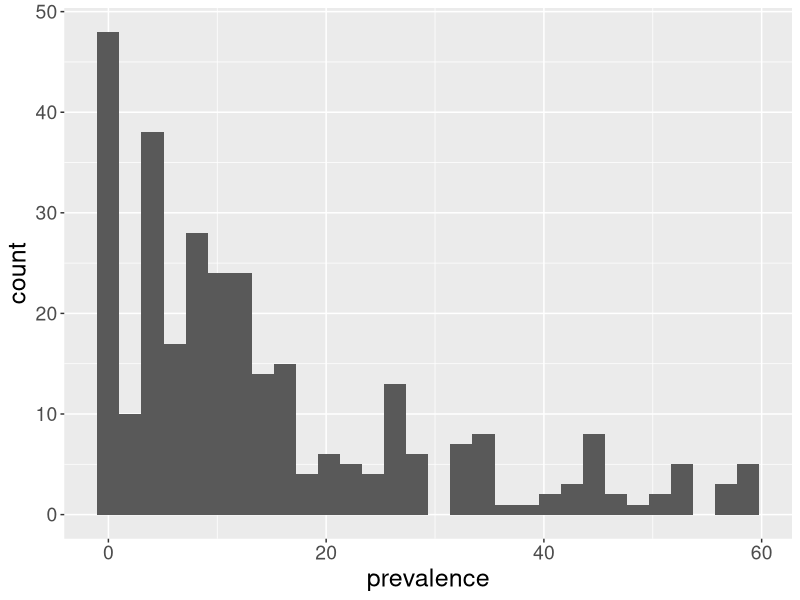
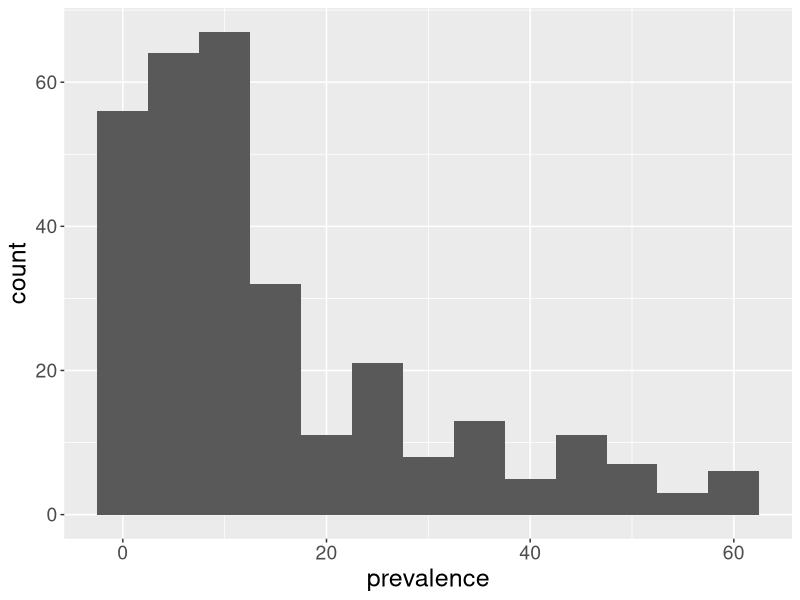
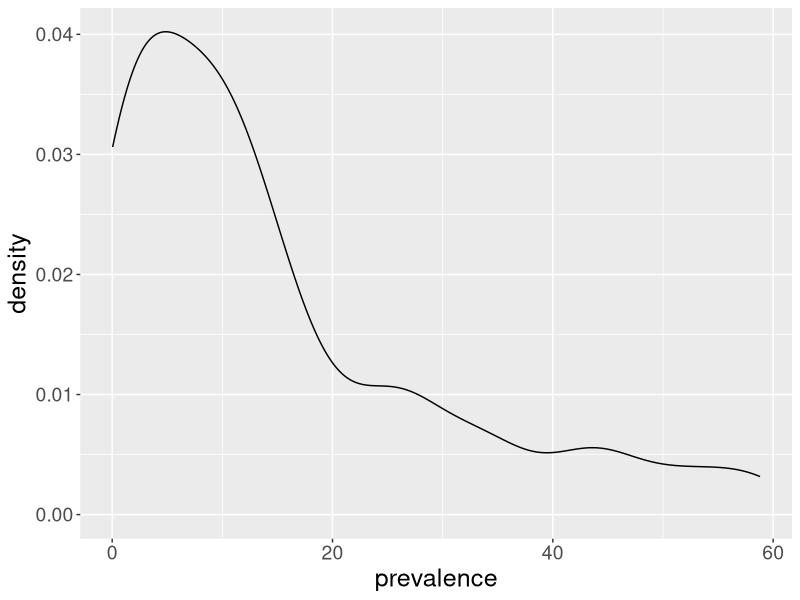
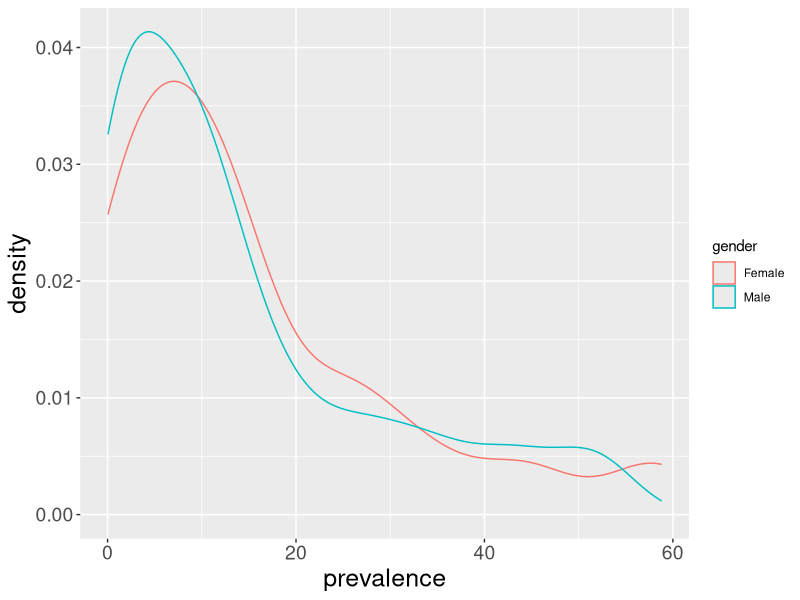
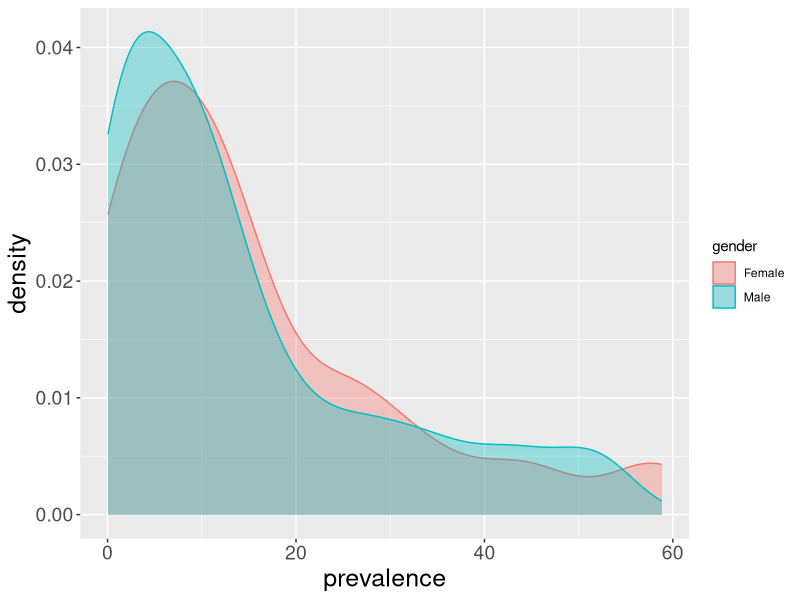
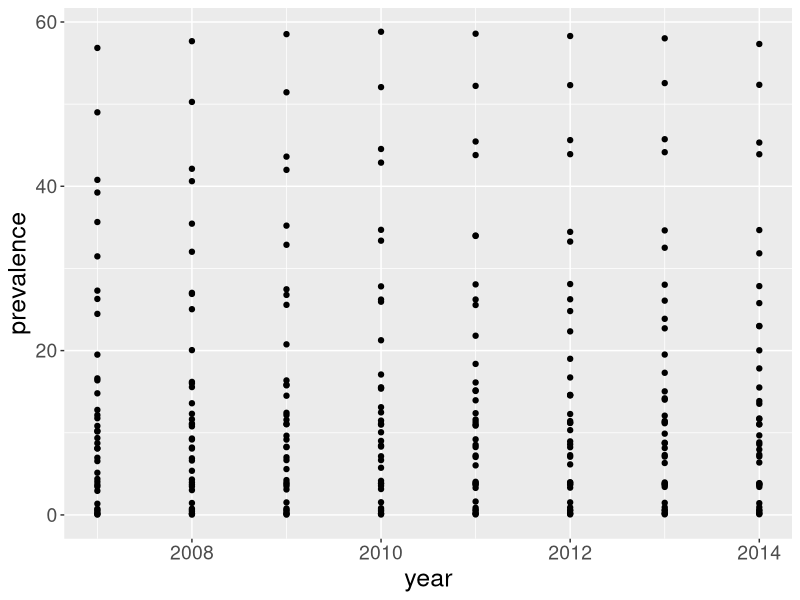
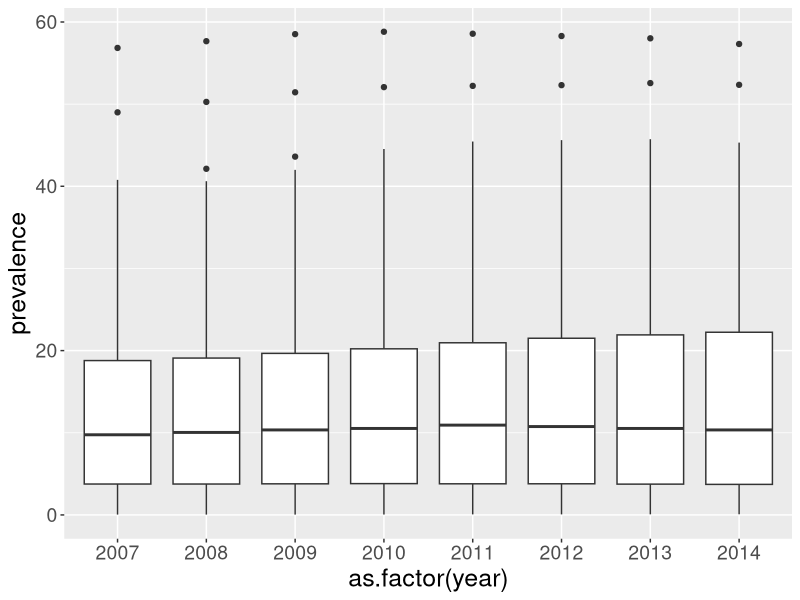
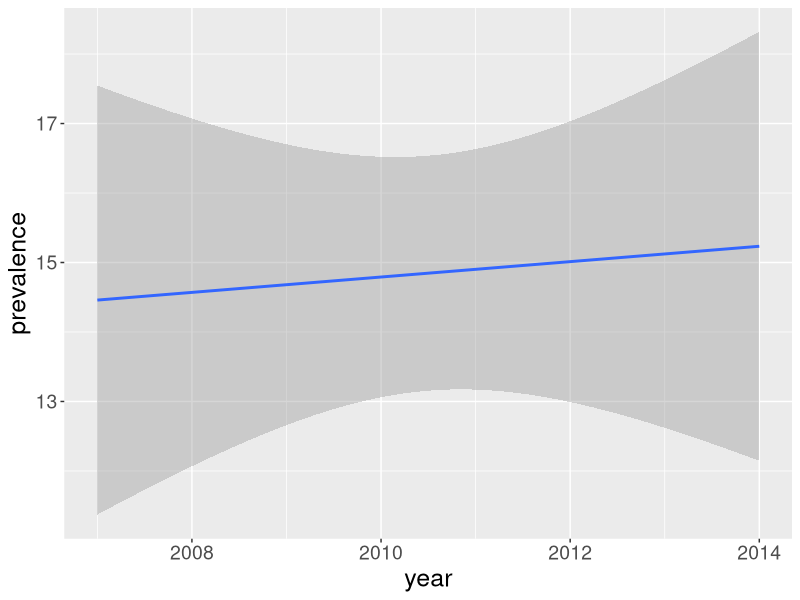

The R script that drew these images, in order:
# ggplot
# https://mnielsen.shinyapps.io/ggplot-slides

## Geoms (One Variable)
library(ggplot2)
ccdat <- read.csv("../chronic-conditions.csv")

new.theme <- theme_update(axis.text = element_text(size=14),
                          axis.title=element_text(size=18))
trim <- function (x) gsub("^\\s+|\\s+$", "", x)
ccdat$state <- trim(ccdat$state)
ccdat$year <- as.numeric(ccdat$year)

alldat <- ccdat[ccdat$age=="All" & ccdat$state=="National",]

ggplot(alldat,aes(x=prevalence)) + geom_histogram()

ggplot(alldat,aes(x=prevalence)) + geom_histogram(binwidth=5)

ggplot(alldat,aes(x=prevalence)) + geom_density()

ggplot(alldat,aes(x=prevalence,color=gender)) + geom_density()

ggplot(alldat,aes(x=prevalence,color=gender,fill=gender)) + geom_density(alpha=0.35)


## Geoms (Two Variables)
ggplot(alldat,aes(x=year,y=prevalence)) + geom_point()

ggplot(alldat,aes(x=as.factor(year),y=prevalence)) + geom_boxplot()

ggplot(alldat,aes(x=year,y=prevalence)) + geom_smooth(method=lm)

ggplot(alldat,aes(x=year,y=prevalence)) + geom_point() + geom_smooth(method=lm)

ggplot(alldat,aes(x=year,y=prevalence,color=chronicCondition)) + geom_point() + geom_line()


## Geoms (Two Variables) cont.
ut.diabetes <- ccdat[ccdat$state=="Utah" &
                     ccdat$age=="All" & 
                     ccdat$chronicCondition=="Diabetes",]

ggplot(ut.diabetes,aes(x=year,y=prevalence,fill=gender)) + geom_bar(stat="identity",position="dodge")

ggplot(ut.diabetes,aes(x=year,y=prevalence,color=gender)) + geom_line()


## Faceting
ggplot(alldat,aes(x=year,y=prevalence,color=chronicCondition)) + geom_point() + geom_line()

ggplot(alldat,aes(x=year,y=prevalence,color=chronicCondition)) + geom_point() + geom_line() + facet_wrap(~gender)

ggplot(alldat,aes(x=year,y=prevalence,color=gender)) + geom_point() + geom_line() + facet_wrap(~chronicCondition)

ggplot(alldat,aes(x=year,y=prevalence,color=gender)) + geom_point() + geom_line() + facet_grid(gender~chronicCondition)


## Citation

# [ggplot2 Cheat Sheet](https://www.rstudio.com/wp-content/uploads/2015/03/ggplot2-cheatsheet.pdf)
# CMS Medicare Chronic Conditions data from [cms.gov](https://www.cms.gov/Research-Statistics-Data-and-Systems/Statistics-Trends-and-Reports/Chronic-Conditions/index.html)
# [R Graphics Cookbook](http://www.cookbook-r.com/Graphs/) by Winston Chang


# Questions?